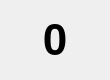
<?xml version="1.0" encoding="UTF-8"?>
<ui version="4.0">
 <class>Form</class>
 <widget class="QWidget" name="Form">
  <property name="geometry">
   <rect>
    <x>0</x>
    <y>0</y>
    <width>110</width>
    <height>80</height>
   </rect>
  </property>
  <property name="minimumSize">
   <size>
    <width>100</width>
    <height>75</height>
   </size>
  </property>
  <property name="font">
   <font>
    <pointsize>18</pointsize>
    <bold>true</bold>
   </font>
  </property>
  <property name="windowTitle">
   <string>Form</string>
  </property>
  <property name="styleSheet">
   <string notr="true"/>
  </property>
  <layout class="QGridLayout" name="gridLayout">
   <property name="leftMargin">
    <number>0</number>
   </property>
   <property name="topMargin">
    <number>0</number>
   </property>
   <property name="rightMargin">
    <number>0</number>
   </property>
   <property name="bottomMargin">
    <number>0</number>
   </property>
   <property name="spacing">
    <number>0</number>
   </property>
   <item row="0" column="0">
    <widget class="QLabel" name="label">
     <property name="font">
      <font>
       <family>Segoe UI</family>
       <pointsize>33</pointsize>
       <bold>true</bold>
      </font>
     </property>
     <property name="styleSheet">
      <string notr="true"/>
     </property>
     <property name="text">
      <string>0</string>
     </property>
     <property name="alignment">
      <set>Qt::AlignCenter</set>
     </property>
    </widget>
   </item>
  </layout>
 </widget>
 <resources/>
 <connections/>
</ui>
